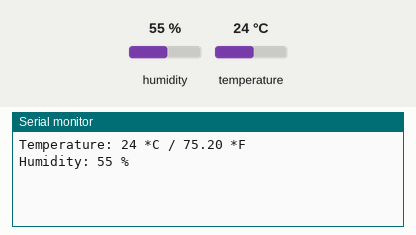
This sketch was run on a simulated Arduino Uno, built with avr-gcc and run on an emulated ATmega328P. Parts: the last lines printed to the serial monitor. The test bench sets the inputs (shaded band); at power-on: humidity 55 %, temperature 24 °C.

Above: at 1.3 s.
1.4 s: humidity set to 22 %
3.4 s: temperature set to 12 °C
At 5.1 s:
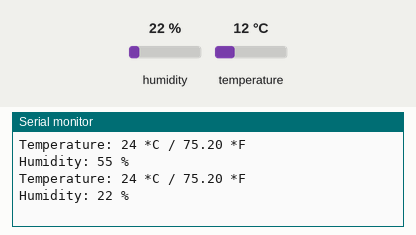
5.4 s: humidity set to 40 %
At 8.3 s:
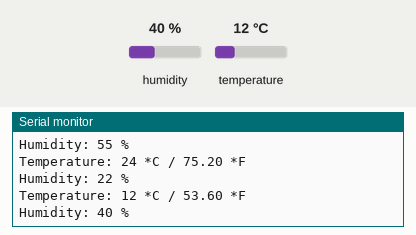
Timing chart, 0 to 9.8 s (numbered marks = the images above; inputs shaded):
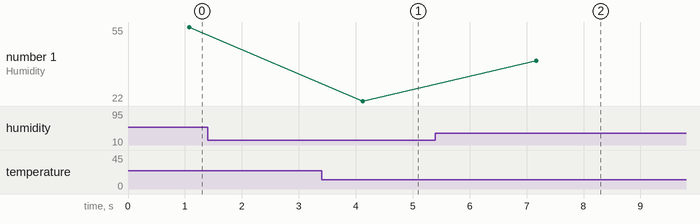

Measured:
- after the input at 5.4 s, the serial monitor: prints a new line after 1.8 s (image 2)
- plotted number 1: 22 → 40 after the input at 5.4 s

The sketch:

Code.ino
```cpp
#include "DHT11.h"

#define DHT11_PIN 2 // Pin where the data pin of the DHT11 is connected

DHT11 dht(DHT11_PIN); // Create an instance of DHT11

void setup() {
  Serial.begin(9600); // Start the serial communication at 9600 baud rate
}

void loop() {
  int temperatureC = dht.readTemperature(); // Read temperature in Celsius
  int humidity = dht.readHumidity();       // Read humidity

  // Convert temperature from Celsius to Fahrenheit
  float temperatureF = temperatureC * 9.0 / 5.0 + 32.0;

  // Check if there is an error in reading temperature or humidity
  if (temperatureC == DHT11::ERROR_TIMEOUT || temperatureC == DHT11::ERROR_CHECKSUM) {
    Serial.print("Error reading temperature: ");
    Serial.println(DHT11::getErrorString(temperatureC));
  } else {
    Serial.print("Temperature: ");
    Serial.print(temperatureC);
    Serial.print(" *C / ");
    Serial.print(temperatureF);
    Serial.println(" *F");
  }

  if (humidity == DHT11::ERROR_TIMEOUT || humidity == DHT11::ERROR_CHECKSUM) {
    Serial.print("Error reading humidity: ");
    Serial.println(DHT11::getErrorString(humidity));
  } else {
    Serial.print("Humidity: ");
    Serial.print(humidity);
    Serial.println(" %");
  }

  delay(2000); // Wait for 2 seconds before the next reading
}
```
